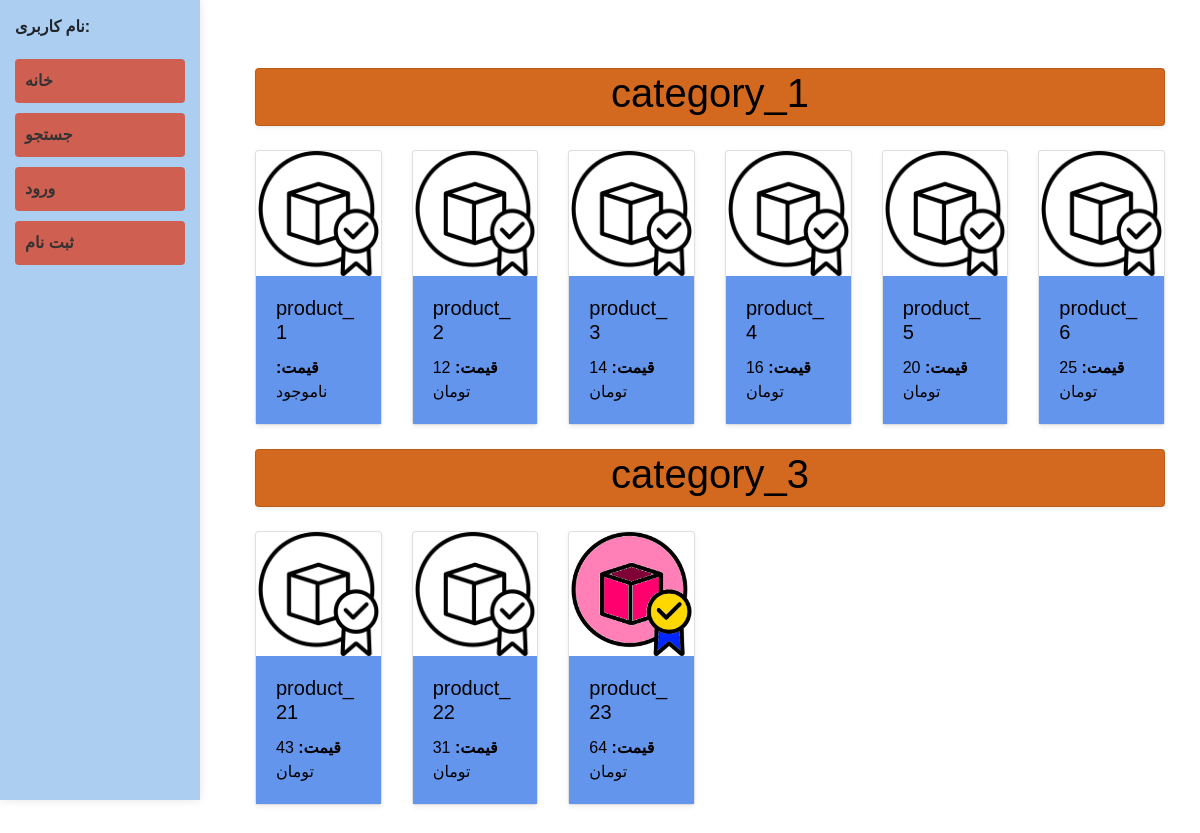
The page / on the database its author committed.
### product/models.py (models this page shows, shortened)
class Category(models.Model):
    name = models.CharField(max_length=225, unique=True)

class Product(models.Model):
    category = models.ForeignKey(Category, on_delete=models.CASCADE)
    name = models.CharField(max_length=225)
    price = models.PositiveIntegerField()
    stock = models.PositiveIntegerField()
    image = models.ImageField(upload_to='product_images/', null=True, blank=True)
    description = models.TextField(null= True, blank=True)
    created_at = models.DateTimeField(auto_now_add=True)

### product/views.py (the view)
# urls.py: path('', home_page, name="home_page"),
def home_page(request):
    is_authenticated = request.user.is_authenticated
    is_admin = request.user.is_staff
    categorys = list(Category.objects.all())
    products = list(Product.objects.all())
    context = {
        'is_authenticated': is_authenticated,
        'is_admin': is_admin,
        'categorys': categorys,
        'products': products
    }
    return render(request, 'HomePage.html', context)

### templates/HomePage.html (shortened to what this page needs)
<!DOCTYPE html>
<html lang="fa">
<head>
    <link href="https://maxcdn.bootstrapcdn.com/bootstrap/4.5.2/css/bootstrap.min.css" rel="stylesheet">
    {% load static %}
</head>
<body>
    <nav>
        <div class="username">نام کاربری: {{ request.user.username }}</div>
        <ul>
            <li><a href="/">خانه</a></li>
            <li><a href="/category/search/">جستجو</a></li>
            {% if is_authenticated %}
                {% if is_admin %}
                    <li><a href="/admin/">پنل مدیریت</a></li>
                {% endif %}
                <li><a href="/order/cart/">سبد خرید</a></li>
                <li><a href="/order/orders/">سفارشات</a></li>
                <li>
                    <form method="post" action="/user/logout/" style="display: inline;">
                        {% csrf_token %}
                        <button type="submit" style="background:none; border:none; color:#333; font-weight:bold;">خروج</button>
                    </form>
                </li>
            {% else %}
                <li><a href="/user/login/">ورود</a></li>
                <li><a href="/user/register/">ثبت نام</a></li>
            {% endif %}
        </ul>
    </nav>
    <div class="content">
        <div class="container mt-5">
            {% for category in categorys %}
                {% if category.product_set.count > 0 %}
                    <a href="/category/{{category.id}}" style="color: black;">
                        <div style="background-color: chocolate;" class="card mb-4 shadow-sm">
                            <h1 class="text-center">{{ category.name }}</h1>
                        </div>
                    </a>
                    <div class="row">
                        {% for product in category.product_set.all|slice:":6" %}
                            <div class="col-12 col-sm-6 col-md-4 col-lg-2">
                                <a href="/category/product/{{product.id}}" style="color: black;">
                                    <div class="card mb-4 shadow-sm">
                                        {% if product.image %}
                                            <img src="{{ product.image.url }}" class="card-img-top" alt="{{ product.name }}">
                                        {% else %}
                                            <img src="{% static 'default_image.png' %}" class="card-img-top" alt="Default Image">
                                        {% endif %}
                                        <div class="card-body" style="background-color: cornflowerblue;">
                                            <h5 class="card-title">{{ product.name }}</h5>
                                            <p class="card-text"><strong>قیمت:</strong> {% if product.stock == 0 %}ناموجود{% else %}{{ product.price }} تومان{% endif %}</p>
                                        </div>
                                    </div>
                                </a>
                            </div>
                        {% endfor %}
                    </div>
                {% endif %}
            {% endfor %}
        </div>
    </div>
</body>
</html>

### templates/HomePage.html (style rules this page uses)
body { font-family: Arial, sans-serif; margin: 0; padding: 0; }
nav { width: 200px; float: left; background-color: #abcef1; padding: 15px; box-shadow: 0 0 10px rgba(0, 0, 0, 0.1); height: 100vh; }
nav ul { list-style-type: none; padding: 0; }
nav ul li { margin: 10px 0; }
nav ul li a, nav ul li form button { text-decoration: none; color: #333; font-weight: bold; display: block; padding: 10px; background-color: #cf6051; border-radius: 4px; }
.content { margin-left: 220px; padding: 20px; }
.username { font-weight: bold; margin-bottom: 20px; }

### rows shown on the page
Category: name "category_1"
Product: name "product_1", stock "ناموجود"
Product: name "product_2", price "12"
Product: name "product_3", price "14"
Product: name "product_4", price "16"
Product: name "product_5", price "20"
Product: name "product_6", price "25"
Category: name "category_3"
Product: name "product_21", price "43"
Product: name "product_22", price "31"
Product: image (placeholder picture), name "product_23", price "64"
